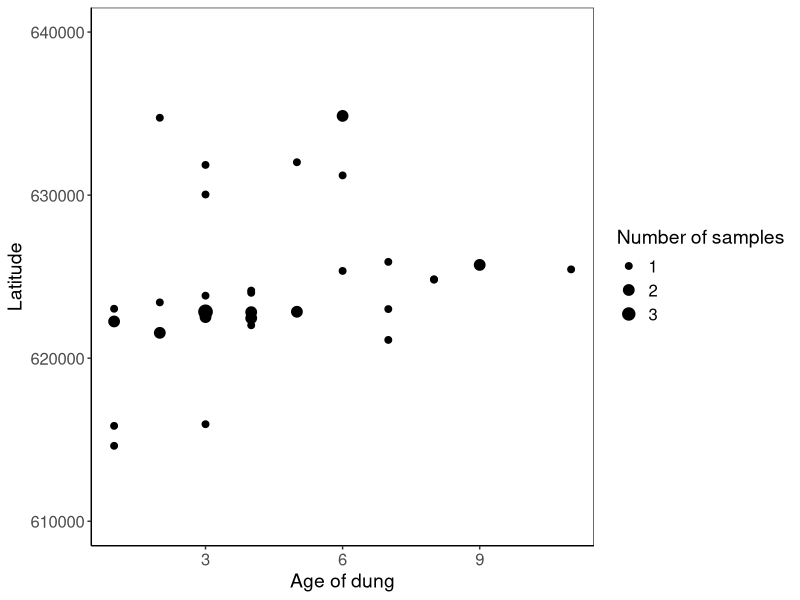
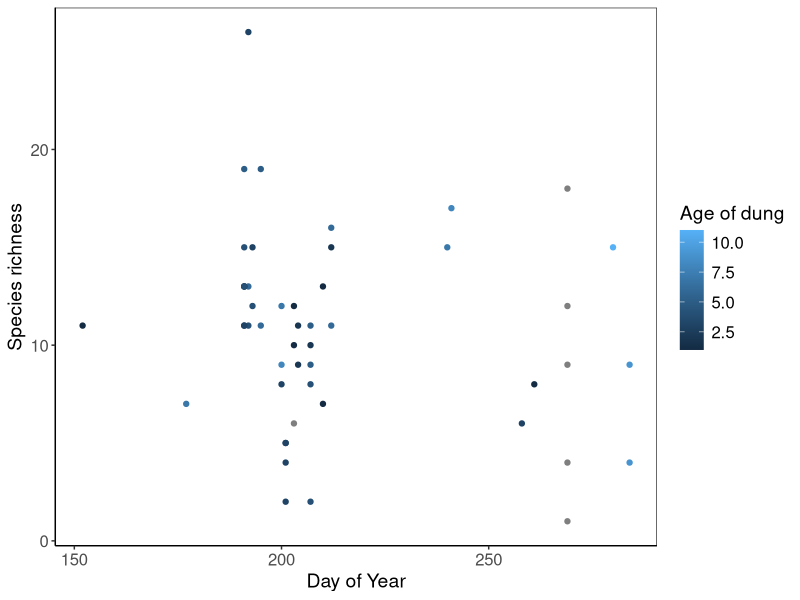
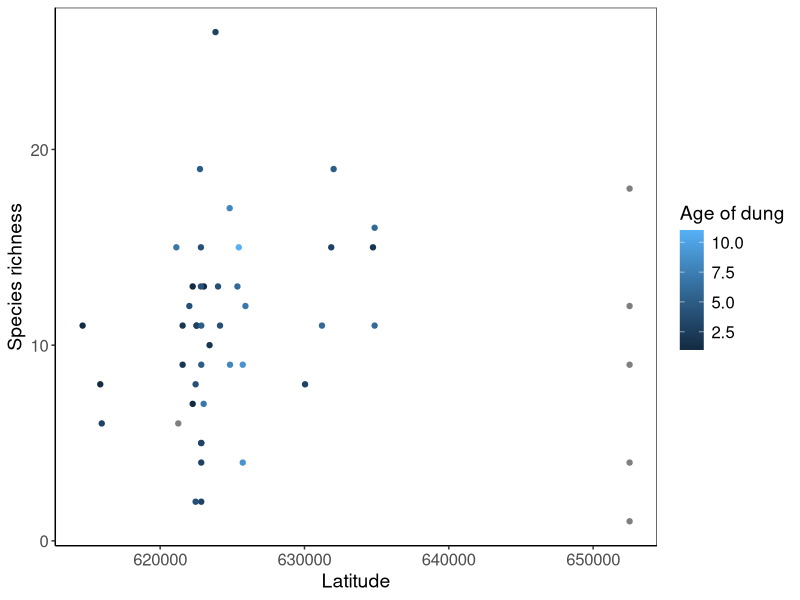
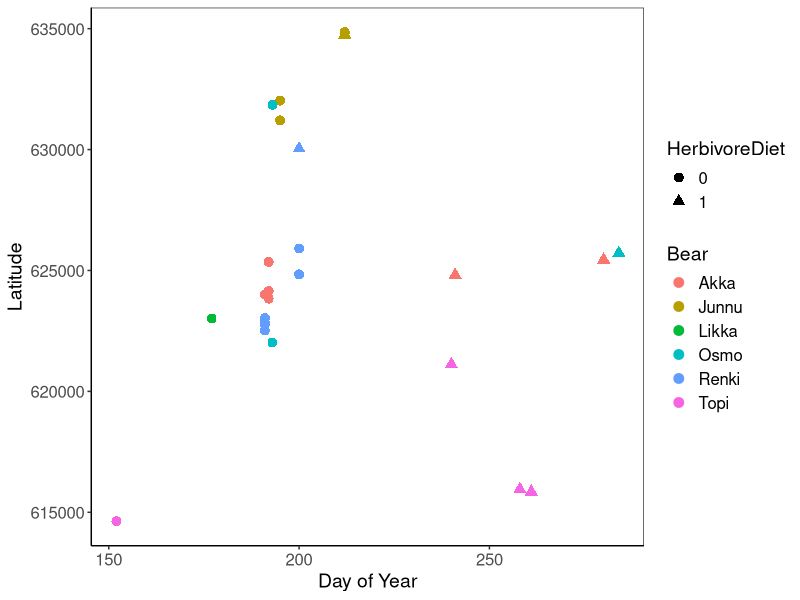
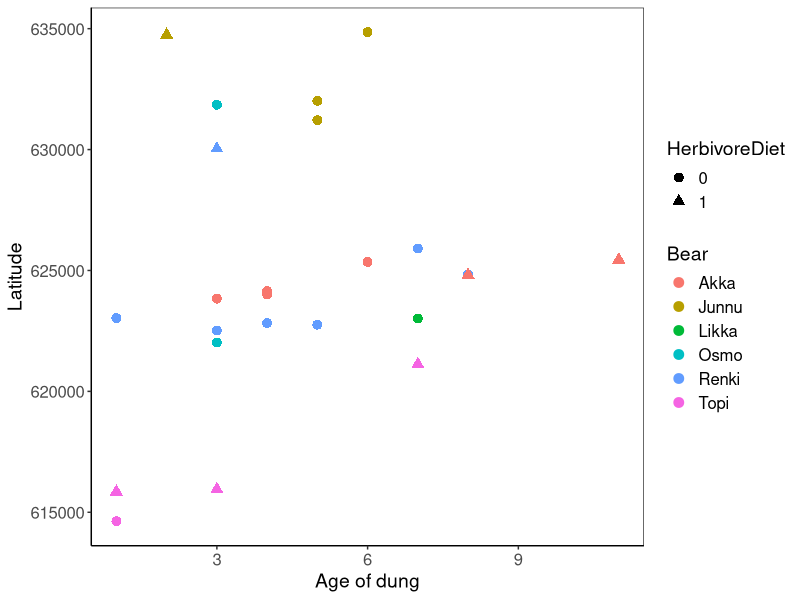
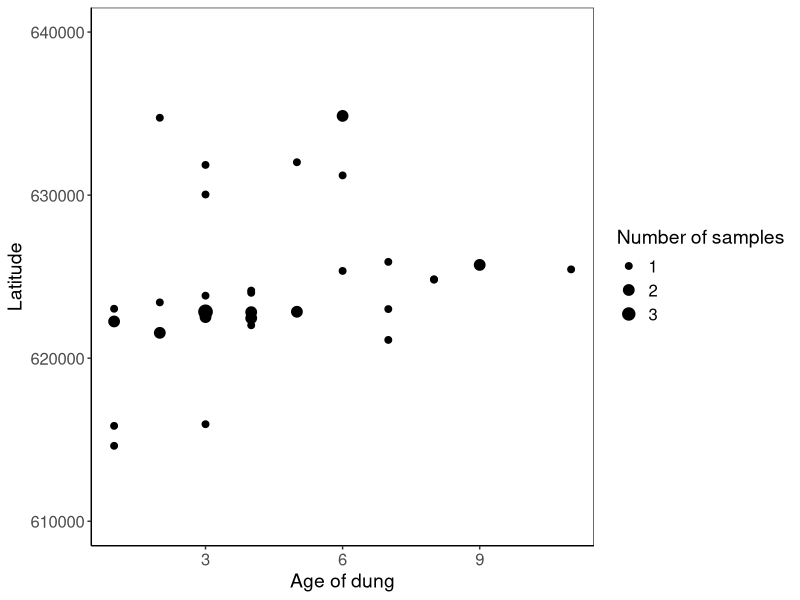
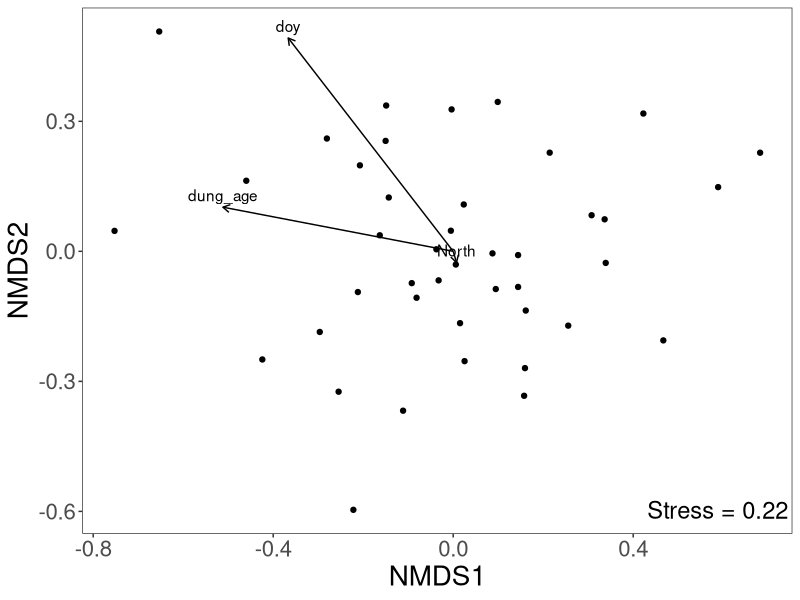

Write R code to recreate these figures, in order.
library('tidyverse')
library(vegan)

df <- read.csv("combined_dataset_bearfeces.csv")

df <- df %>%
  mutate(across(c("Sample", "Bear", "Species"), as.factor))

#Summary plots
#divide Date_2 into one column for DOY
#and another for year

df$date_parsed <- as.Date(df$Date_2, format = "%d.%m.%y")
df$year <- as.numeric(format(df$date_parsed, "%Y"))
df$doy  <- as.numeric(format(df$date_parsed, "%j"))
df$North <- as.numeric(df$North)

df$date_parsed_start <- as.Date(df$Date_1, format = "%d.%m.%y")
df$doy_start  <- as.numeric(format(df$date_parsed_start, "%j"))

df$dung_age <- df$doy - df$doy_start

df$dung_age[is.na(df$dung_age)] <- df$days_old[is.na(df$dung_age)]

df <- df %>%
  mutate(
    herbivory = rowSums(across(c(Diet_Oats, Diet_Blueberries, Diet_Apple,
                                 Diet_Green, Diet_Lingonberries, Diet_Cloudberries,
                                 Diet_Sorbus)), na.rm = TRUE),
    carnivory = rowSums(across(c(Diet_Ants, Diet_Meat, Diet_Pork, Diet_Eggs,
                                 Diet_Moose, Diet_Bees)), na.rm = TRUE)
  )

df$HerbivoreDiet <- ifelse(df$herbivory > 50, 1, 0)

df_bears <- df %>%
  filter(!is.na(Bear), Bear != "")

df_bears$Bear[df_bears$Bear == "Topi/K3"] <- "Topi"

df_bears$HerbivoreDiet <- as.factor(df_bears$HerbivoreDiet) 

data_summary <- ggplot(df_bears, aes(x = doy, y = North, color = Bear)) +
  geom_point(aes(shape = HerbivoreDiet), size = 3) +
  labs(
    x = "Day of Year",
    y = "Latitude"
  ) +
  theme_bw() +
  theme(
    axis.text = element_text(size = 12),
    axis.title.y = element_text(size = 14),
    axis.title.x = element_text(size = 14),
    legend.text = element_text(size = 12),     
    legend.title = element_text(size = 14),
    panel.grid.minor = element_blank(),
    panel.grid.major = element_blank(),
    axis.line.x = element_line(color = "black"),
    axis.line = element_line(color = "black"))

ggsave(data_summary, filename = "bear_datasum.png",
       width = 6.5, height = 5.26 , dpi = 300)

data_summary2 <- ggplot(df_bears, aes(x = days_old, y = North, color = Bear)) +
  geom_point(aes(shape = HerbivoreDiet), size = 3) +
  labs(
    x = "Age of dung",
    y = "Latitude"
  ) +
  theme_bw() +
  theme(
    axis.text = element_text(size = 12),
    axis.title.y = element_text(size = 14),
    axis.title.x = element_text(size = 14),
    legend.text = element_text(size = 12),     
    legend.title = element_text(size = 14),
    panel.grid.minor = element_blank(),
    panel.grid.major = element_blank(),
    axis.line.x = element_line(color = "black"),
    axis.line = element_line(color = "black"))

ggsave(data_summary2, filename = "bear_datasum2.png",
       width = 6.5, height = 5.26 , dpi = 300)

df_summary <- df %>%
  dplyr::group_by(doy, dung_age, North) %>%
  dplyr::summarise(n = dplyr::n_distinct(Sample))

data_summary3 <- ggplot(df_summary, aes(x = dung_age, y = North)) +
  geom_point(aes(size = n)) +
  scale_size_continuous(
    range = c(2, 12),
    breaks = c(1, 2, 3)
  ) +
  labs(
    x = "Age of dung",
    y = "Latitude",
    size = "Number of samples"
  ) +
  theme_bw() +
  theme(
    axis.text = element_text(size = 12),
    axis.title.y = element_text(size = 14),
    axis.title.x = element_text(size = 14),
    legend.text = element_text(size = 12),     
    legend.title = element_text(size = 14),
    panel.grid.minor = element_blank(),
    panel.grid.major = element_blank(),
    axis.line.x = element_line(color = "black"),
    axis.line = element_line(color = "black")) +
  scale_y_continuous(limits = c(610000, 640000))

data_summary3

ggsave(data_summary3, filename = "bear_datasum3.png",
       width = 6.5, height = 5.26 , dpi = 300)


#Calculate species richness and abundance per sample
df_richness <- df %>%
  group_by(Sample, dung_age, North, doy) %>%
  summarize(
  sp_richness = n_distinct(Species),
  abundance = sum(Count)
    )

#Quickplot

ggplot(df_richness, aes(x = doy, y = sp_richness, color = dung_age)) +
  geom_point() +
  labs(
    x = "Day of Year",
    y = "Species richness",
    color = "Age of dung"
  ) +
  theme_bw() +
  theme(
    axis.text = element_text(size = 12),
    axis.title.y = element_text(size = 14),
    axis.title.x = element_text(size = 14),
    legend.text = element_text(size = 12),     
    legend.title = element_text(size = 14),
    panel.grid.minor = element_blank(),
    panel.grid.major = element_blank(),
    axis.line.x = element_line(color = "black"),
    axis.line = element_line(color = "black"))

ggplot(df_richness, aes(x = North, y = sp_richness, color = dung_age)) +
  geom_point() +
  labs(
    x = "Latitude",
    y = "Species richness",
    color = "Age of dung"
  ) +
  theme_bw() +
  theme(
    axis.text = element_text(size = 12),
    axis.title.y = element_text(size = 14),
    axis.title.x = element_text(size = 14),
    legend.text = element_text(size = 12),     
    legend.title = element_text(size = 14),
    panel.grid.minor = element_blank(),
    panel.grid.major = element_blank(),
    axis.line.x = element_line(color = "black"),
    axis.line = element_line(color = "black"))

##Create wide-format df

df_wide <- df %>% 
  select(Sample, North, doy, dung_age, 
         Species, Count) %>% 
  pivot_wider(
    names_from = Species,
    values_from = Count,
    values_fn = sum
  )

#remove rows with no species
df_wide <- df_wide %>%
  mutate(across(5:121, ~ replace_na(.x, 0)))
df_wide$rowsum <- rowSums(df_wide[,5:121])
df_wide <- df_wide[df_wide$rowsum != 0, ]

####permanova
df_clean <- df_wide %>%
  filter(!is.na(dung_age),
         !is.na(North),
         !is.na(doy))

meta_df <- df_clean[,1:4]
species_df <- df_clean[,5:121]


##Permanova
dist_matrix <- vegdist(species_df, method = "jaccard", binary = TRUE)

Permanova_mod <- adonis2(species_df ~ dung_age + North + doy  * dung_age, 
                         data=df_clean,
                         permutations=999,
                         method = "jaccard",
                         binary = TRUE)

#Check assumption of homogeneity of multivariate dispersion
anova(betadisper(dist_matrix, df_clean$doy))

Permanova_mod

NMDS_mod <- metaMDS(species_df, distance = "jaccard", k = 2, trymax = 1000)
# Run twice to avoid local optimum.
NMDS_mod <- metaMDS(species_df, distance = "jaccard", k = 2, trymax = 1000, 
                    previous.best = NMDS_mod)

#extract the site scores
datascores = as.data.frame(scores(NMDS_mod)$sites)  
datascores$doy = df_clean$doy
datascores$North = df_clean$North
datascores$dung_age = df_clean$dung_age

#Add environmental variables
env <- envfit(NMDS_mod,
              df_clean[, c("dung_age", "doy", "North")],
              permutations = 999)

ef <- as.data.frame(env$vectors$arrows * sqrt(env$vectors$r))
ef$variable <- rownames(ef)

nmds_plot <- ggplot(datascores, aes(NMDS1, NMDS2)) +
  geom_point() +
  geom_segment(data = ef,
               aes(x = 0, y = 0,
                   xend = NMDS1,
                   yend = NMDS2),
               inherit.aes = FALSE,
               arrow = arrow(length = unit(0.2, "cm"))) +
  geom_text(data = ef,
            aes(x = NMDS1, y = NMDS2, label = variable),
            inherit.aes = FALSE,
            vjust = -0.5) +
  theme_bw() +
  theme(legend.position="right",
        legend.text=element_text(size=20),
        legend.title=element_text(size=22),
        legend.direction='vertical',
        axis.title.x = element_text(size = 20),
        axis.title.y = element_text(size = 20),
        axis.text = element_text(size = 16),
        panel.grid.minor = element_blank(), 
        panel.grid.major = element_blank()) + 
  annotate("text", x = max(datascores$NMDS1), 
           y = min(datascores$NMDS2), 
           label = paste("Stress =", round(NMDS_mod$stress, 3)), 
           hjust = 0.8, vjust = 0.5, size = 6)

ggsave(nmds_plot, filename = "nmds_prel.png", dpi = 300,
       height = 5.26, width = 6.5)
